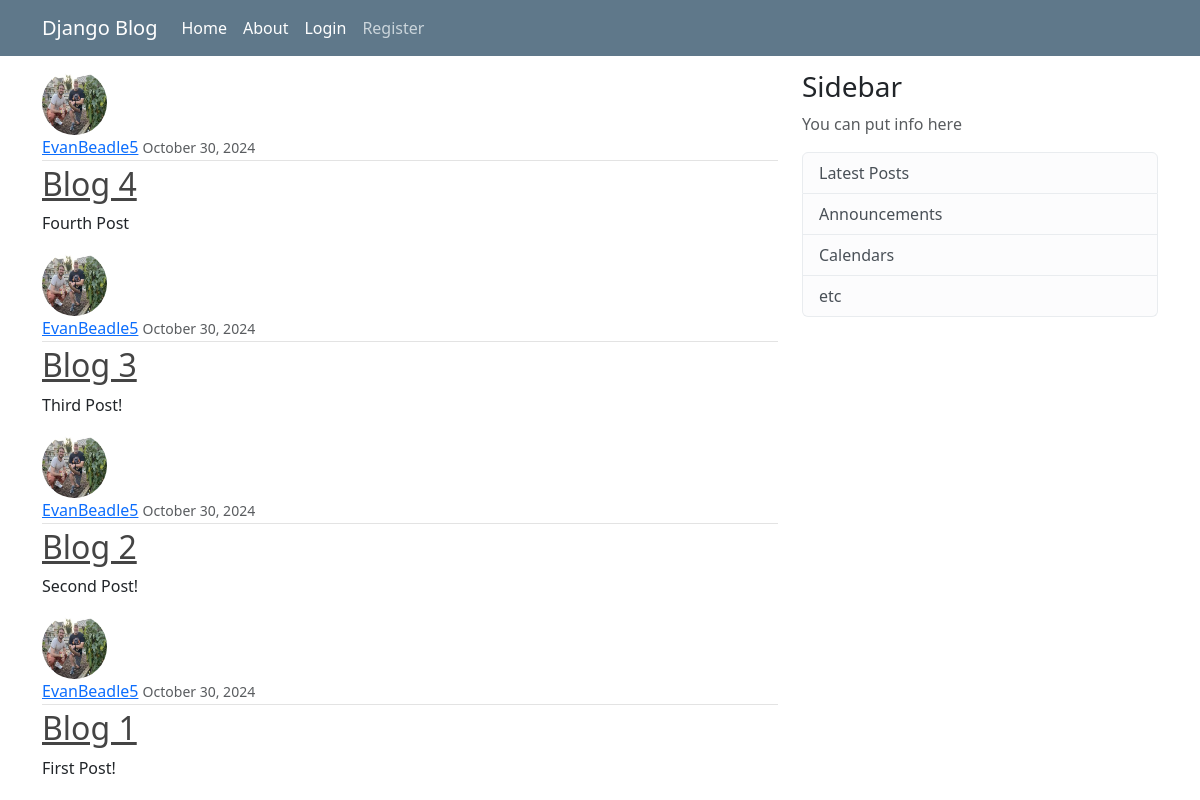
The app's page /, older data.
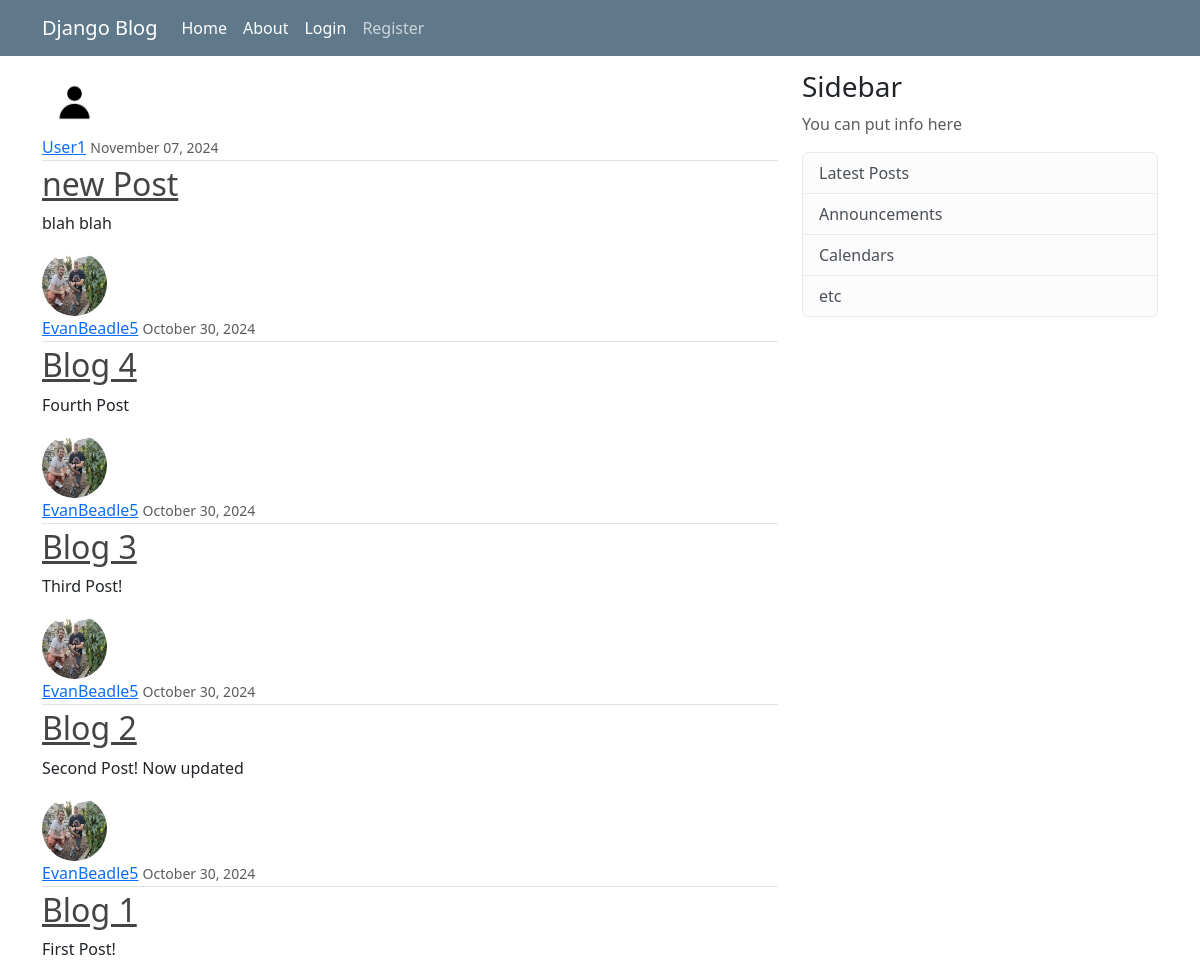
The same page, newer data.
### blog/models.py (models this page shows, shortened)
class Post(models.Model):
    title = models.CharField(max_length=100)
    content = models.TextField()
    date_posted = models.DateTimeField(default=timezone.now)
    author = models.ForeignKey(User, on_delete=models.CASCADE)

### users/models.py (models this page shows, shortened)
class Profile(models.Model):
    user = models.OneToOneField(User, on_delete=models.CASCADE)
    bio = models.TextField()
    profile_pic = models.ImageField(default='default.jpg', upload_to='profile_pics', editable=True)

### blog/views.py (the view)
# urls.py: path('', ListBlogPost.as_view(), name='blog-home'),
class ListBlogPost(ListView):
    model = Post
    template_name='blog/home.html'
    context_object_name = 'posts'
    ordering = ['-date_posted']
    paginate_by = 5

### blog/templates/blog/home.html
{% extends "blog/base.html" %}
{% block content %}
    {% for post in posts %}
        <article class="media content-section">
            <img class="rounded-circle article-img" title='profile' src="{{ post.author.profile.profile_pic.url }}">
            <div class="media-body">
                <div class="article-metadata">
                    <a class="mr-2" href="#">{{ post.author }}</a>
                    <small class="text-muted">{{ post.date_posted|date:"F d, Y" }}</small>
                </div>
                <h2><a class="article-title" href="{% url 'individual-post' post.id %}">{{ post.title }}</a></h2>
                <p class="article-content">{{ post.content }}</p>
            </div>
        </article>
    {% endfor %}
{% endblock content %}

### blog/templates/blog/base.html (shortened to what this page needs)
<!DOCTYPE html>
<html lang="en">
<head>
    {% load static %}
    <link rel="stylesheet" type="text/css" href="{% static 'blog/main.css' %}">
    <link href="https://cdn.jsdelivr.net/npm/bootstrap@5.3.3/dist/css/bootstrap.min.css" rel="stylesheet">
</head>
<body>
    <header class="site-header">
        <nav class="navbar navbar-expand-md navbar-dark bg-steel fixed-top">
            <div class="container">
                <a class="navbar-brand mr-4" href="{% url 'blog-home' %}">Django Blog</a>
                <div class="collapse navbar-collapse" id="navbarToggle">
                    <div class="navbar-nav mr-auto">
                        <a class="nav-item nav-link active" href="{% url 'blog-home' %}">Home</a>
                        <a class="nav-item nav-link active" href="{% url 'blog-about' %}">About</a>
                    </div>
                     <div class="navbar-nav">
                        {% if user.is_authenticated %}
                            <a class="nav-item nav-link active" href="{% url 'create-post' %}">New Post</a>
                            <a class="nav-item nav-link active" href="{% url 'profile' %}">Profile</a>
                            <a class="nav-item nav-link" href="{% url 'logout' %}">Logout</a>
                        {% else %}
                            <a class="nav-item nav-link active" href="{% url 'login' %}">Login</a>
                            <a class="nav-item nav-link info" href="{% url 'register' %}">Register</a>
                        {% endif %}
                     </div>
                </div>
            </div>
        </nav>
    </header>
    <main role="main" class="container">
        <div class="row">
            <div class="col-md-8">
                {% block content %}{% endblock content%}
            </div>
            <div class="col-md-4">
                <div class="content-section">
                    <h3>Sidebar</h3>
                    <p class="text-muted">You can put info here</p>
                        <ul class="list-group">
                            <li class="list-group-item list-group-item-light">Latest Posts</li>
                            <li class="list-group-item list-group-item-light">Announcements</li>
                            <li class="list-group-item list-group-item-light">Calendars</li>
                            <li class="list-group-item list-group-item-light">etc</li>
                        </ul>
                </div>
            </div>
        </div>
    </main>
</body>
</html>

### blog/static/blog/main.css (style rules this page uses)
body { background: #fafafa; color: #333333; margin-top: 5rem; }
h2, h3, h4, h5, h6 { color: #444444; }
ul { margin: 0; }
.container .row { margin-top: 70px; }
.bg-steel { background-color: #5f788a; }
.site-header .navbar-nav .nav-link { color: #cbd5db; }
.site-header .navbar-nav .nav-link.active { font-weight: 500; }
.article-title { color: #444444; }
.article-content { white-space: pre-line; }
.article-img { height: 65px; width: 65px; margin-right: 16px; }
.article-metadata { padding-bottom: 1px; margin-bottom: 4px; border-bottom: 1px solid #e3e3e3; }

Row changes from the older to the newer data that the page shows:
added Post: author.profile.profile_pic (placeholder picture), author "User1", date_posted "November 07, 2024", title "new Post", content "blah blah"
changed Post "Blog 2": content "Second Post!" → "Second Post! Now updated"
